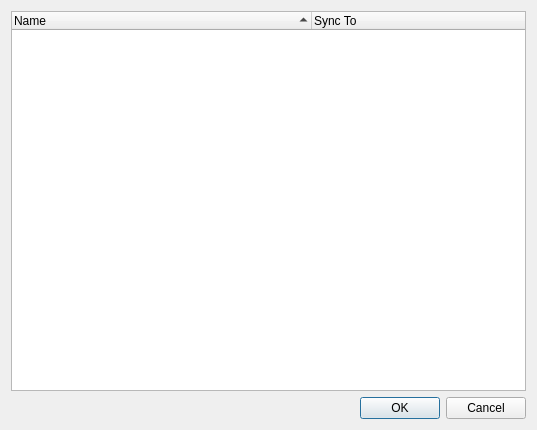
<?xml version="1.0" encoding="UTF-8"?>
<ui version="4.0">
 <class>SyncOverwriteDialog</class>
 <widget class="QDialog" name="SyncOverwriteDialog">
  <property name="geometry">
   <rect>
    <x>0</x>
    <y>0</y>
    <width>537</width>
    <height>430</height>
   </rect>
  </property>
  <property name="windowTitle">
   <string>Sync Overwrite</string>
  </property>
  <layout class="QVBoxLayout" name="verticalLayout">
   <item>
    <widget class="QTreeWidget" name="syncTree">
     <property name="sortingEnabled">
      <bool>true</bool>
     </property>
     <attribute name="headerDefaultSectionSize">
      <number>300</number>
     </attribute>
     <column>
      <property name="text">
       <string>Name</string>
      </property>
     </column>
     <column>
      <property name="text">
       <string>Sync To</string>
      </property>
     </column>
    </widget>
   </item>
   <item>
    <widget class="QDialogButtonBox" name="buttonBox">
     <property name="orientation">
      <enum>Qt::Horizontal</enum>
     </property>
     <property name="standardButtons">
      <set>QDialogButtonBox::Cancel|QDialogButtonBox::Ok</set>
     </property>
    </widget>
   </item>
  </layout>
 </widget>
 <resources/>
 <connections>
  <connection>
   <sender>buttonBox</sender>
   <signal>accepted()</signal>
   <receiver>SyncOverwriteDialog</receiver>
   <slot>accept()</slot>
   <hints>
    <hint type="sourcelabel">
     <x>248</x>
     <y>254</y>
    </hint>
    <hint type="destinationlabel">
     <x>157</x>
     <y>274</y>
    </hint>
   </hints>
  </connection>
  <connection>
   <sender>buttonBox</sender>
   <signal>rejected()</signal>
   <receiver>SyncOverwriteDialog</receiver>
   <slot>reject()</slot>
   <hints>
    <hint type="sourcelabel">
     <x>316</x>
     <y>260</y>
    </hint>
    <hint type="destinationlabel">
     <x>286</x>
     <y>274</y>
    </hint>
   </hints>
  </connection>
 </connections>
</ui>
